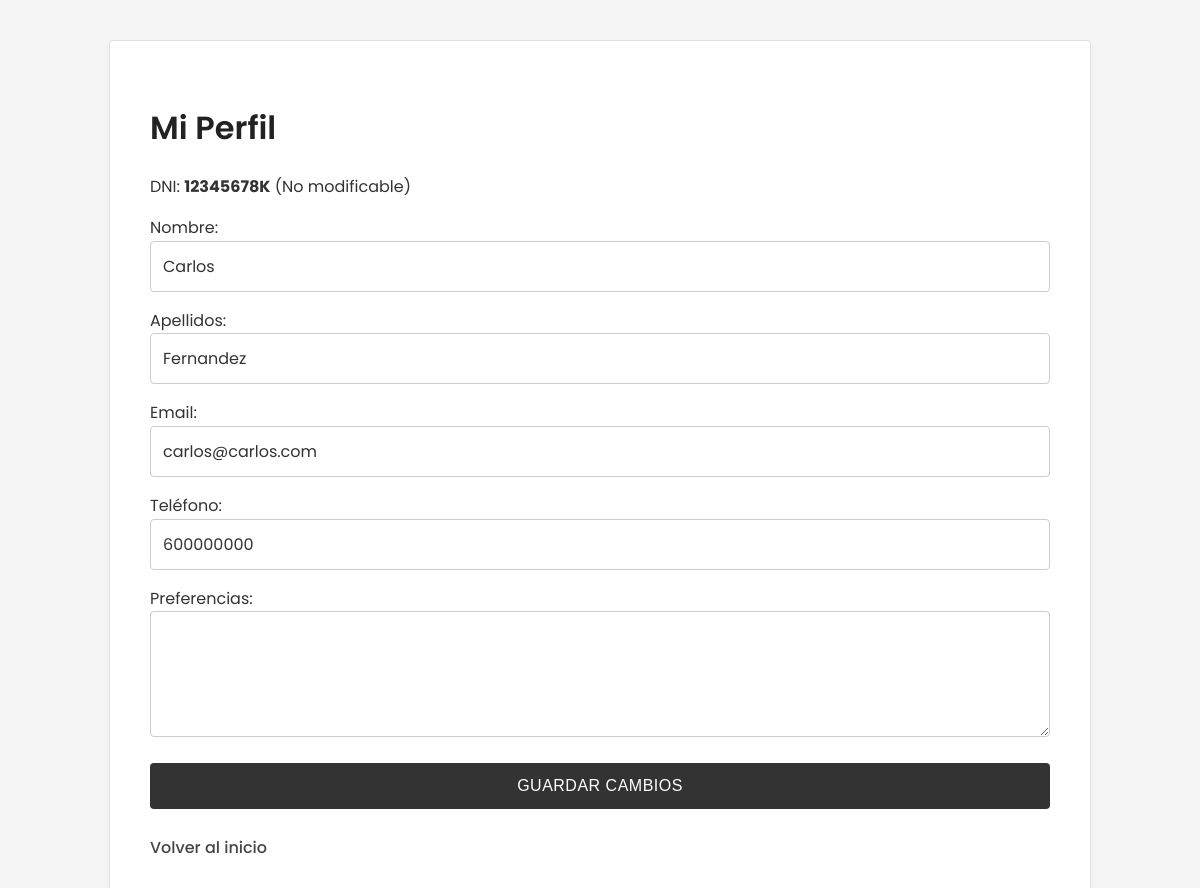
Page /perfil.php (signed in) on the committed database.
### tables this page shows
CREATE TABLE usuarios (
    dni VARCHAR(20) PRIMARY KEY,
    nombre VARCHAR(100),
    apellidos VARCHAR(100),
    email VARCHAR(100) UNIQUE,
    telefono VARCHAR(20),
    password VARCHAR(255),  
    preferencias_usuario TEXT,
    tipo VARCHAR(50)  
);

### perfil.php (the view, shortened to what this page needs)
<?php
include 'conexion.php';
$dni_usuario = $_SESSION['dni'];
$sql = "SELECT * FROM usuarios WHERE dni = '$dni_usuario'";
$res = mysqli_query($conex, $sql);
$datos = mysqli_fetch_array($res);
?>
<html>
<head>
    <link rel="stylesheet" href="style.css">
</head>
<body>
    <div class="container">
        <h1>Mi Perfil</h1>
        <form action="perfil.php" method="post">
            <p>DNI: <strong><?php echo $datos['dni']; ?></strong> (No modificable)</p>
            <p>Nombre: <br>
                <input type="text" name="nombre" value="<?php echo $datos['nombre']; ?>" required>
            </p>
            <p>Apellidos: <br>
                <input type="text" name="apellidos" value="<?php echo $datos['apellidos']; ?>" required>
            </p>
            <p>Email: <br>
                <input type="email" name="email" value="<?php echo $datos['email']; ?>" required>
            </p>
            <p>Teléfono: <br>
                <input type="text" name="telefono" value="<?php echo $datos['telefono']; ?>">
            </p>
            <p>Preferencias: <br>
                <textarea name="preferencias" rows="4"
                    cols="50"><?php echo $datos['preferencias_usuario']; ?></textarea>
            </p>
            <input type="submit" name="actualizar" value="Guardar Cambios">
        </form>
        <a href="index.php">Volver al inicio</a>
    </div>
</body>
</html>

### style.css (style rules this page uses)
body { margin: 0; padding: 0; font-family: 'Poppins', 'Segoe UI', Helvetica, Arial, sans-serif; background-color: #f5f5f5; color: #333333; line-height: 1.6; min-height: 100vh; display: flex; flex-direction: column; align-items: center; }
h1, h2, h3 { color: #222222; margin-bottom: 20px; font-weight: 600; }
a { color: #444444; text-decoration: none; font-weight: 500; border-bottom: 1px solid transparent; transition: all 0.3s; }
.container { background-color: #ffffff; border: 1px solid #e0e0e0; border-radius: 4px; padding: 40px; width: 90%; max-width: 900px; margin: 40px auto; box-shadow: 0 4px 6px rgba(0, 0, 0, 0.05); }
input[type="text"], input[type="password"], input[type="email"], input[type="number"], input[type="date"], input[type="month"], select, textarea { width: 100%; padding: 12px; margin-bottom: 15px; display: block; border: 1px solid #cccccc; border-radius: 4px; box-sizing: border-box; background-color: #ffffff; color: #333333; font-size: 1rem; font-family: inherit; }
input[type="submit"], .button, .btn { width: 100%; background-color: #333333; color: #ffffff; padding: 14px 20px; margin: 10px 0; border: none; border-radius: 4px; cursor: pointer; font-size: 1rem; font-weight: 500; text-align: center; display: inline-block; box-sizing: border-box; text-decoration: none; text-transform: uppercase; letter-spacing: 0.5px; transition: background-color 0.3s; }

### rows in the picture
usuarios: dni "12345678K", nombre "Carlos", apellidos "Fernandez", email "carlos@carlos.com", telefono "600000000"
